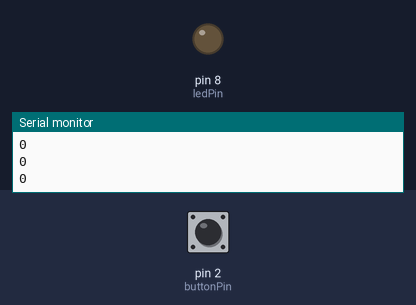
This sketch was run on a simulated Arduino Uno, built with avr-gcc and run on an emulated ATmega328P. Parts: output pins drawn as LEDs (lit = HIGH), the last lines printed to the serial monitor. The test bench sets the inputs (shaded band); at power-on: pin 2 (buttonPin) LOW.

Above: at 1.2 s.
1.3 s: pin 2 (buttonPin) pulled HIGH for 0.15 s
At 1.5 s:
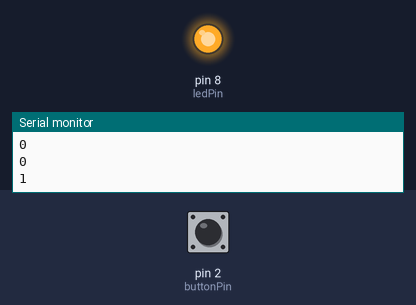
3.2 s: pin 2 (buttonPin) pulled HIGH for 3.2 s
At 7.7 s:
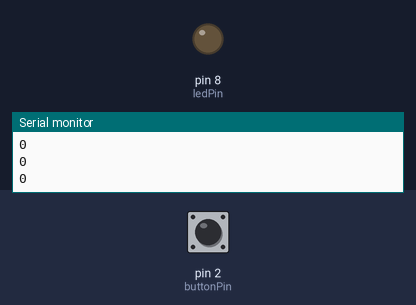
Timing chart, 0 to 9.2 s (numbered marks = the images above; inputs shaded):
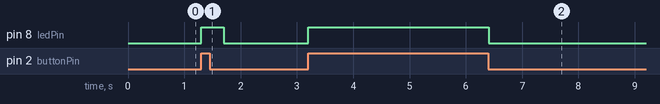

Measured:
- after the input at 1.3 s, pin 8 (ledPin): LOW → HIGH at once, → LOW 0.40 s later
- after the input at 3.2 s, pin 8 (ledPin): LOW → HIGH at once, → LOW 3.2 s later

The sketch:

Button.ino
```cpp
int LEDState = 0;
int ledPin = 8;
int buttonPin = 2;

int buttonNew;
int buttonOld = 1;
int dt = 100;
int counter = 0;

void setup() {
  Serial.begin(9600);
  pinMode(ledPin, OUTPUT);
  pinMode(buttonPin, INPUT);
}

void loop() {
  // read the state of the pushbutton value:
  buttonNew = digitalRead(buttonPin);

  Serial.println(buttonNew);

  if (buttonNew == HIGH) {
    digitalWrite(ledPin, HIGH);
      delay(300);
  } else {
    digitalWrite(ledPin, LOW);
  }

  delay(100);
}
```
